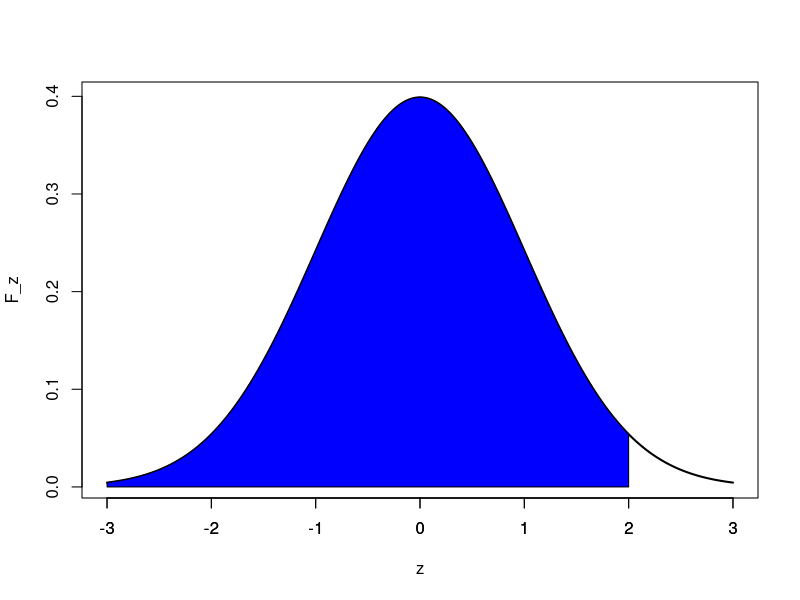
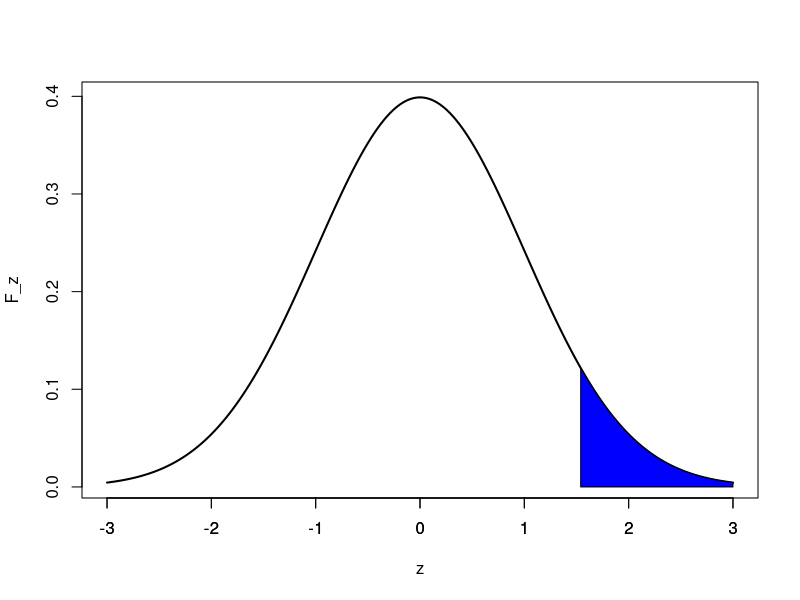
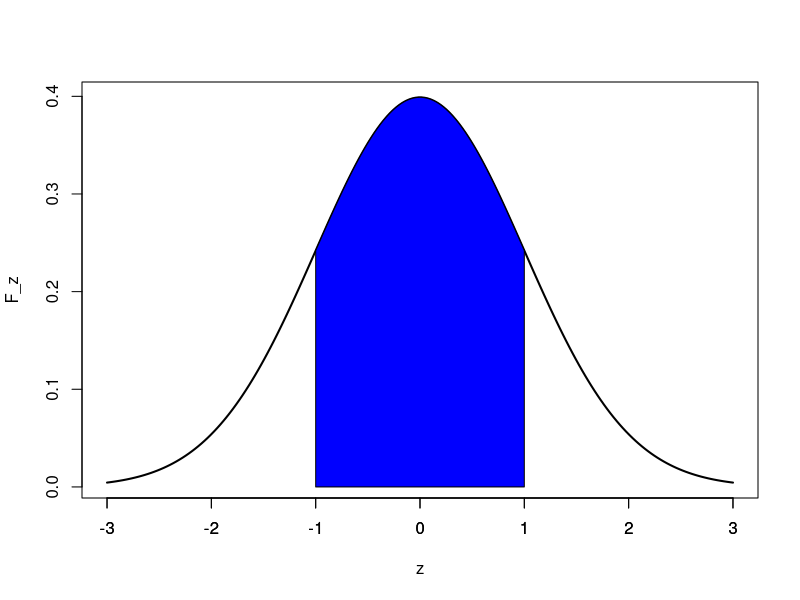
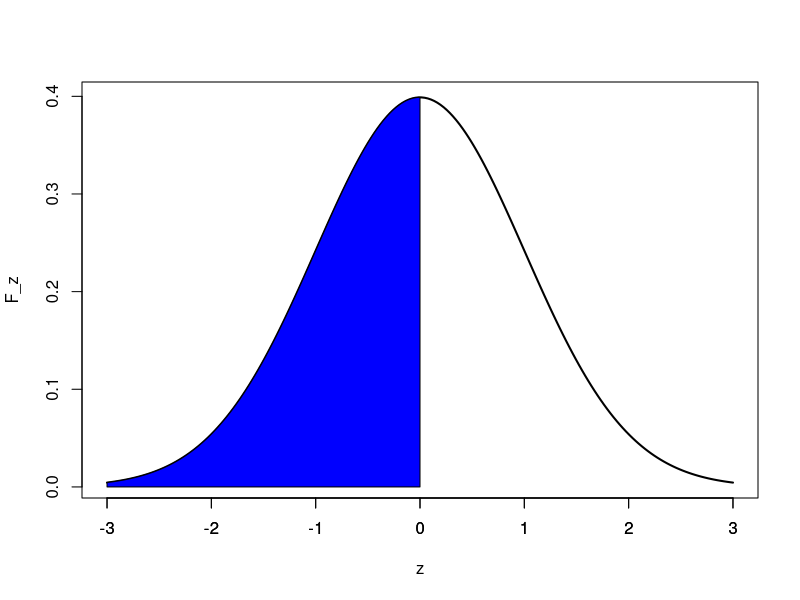
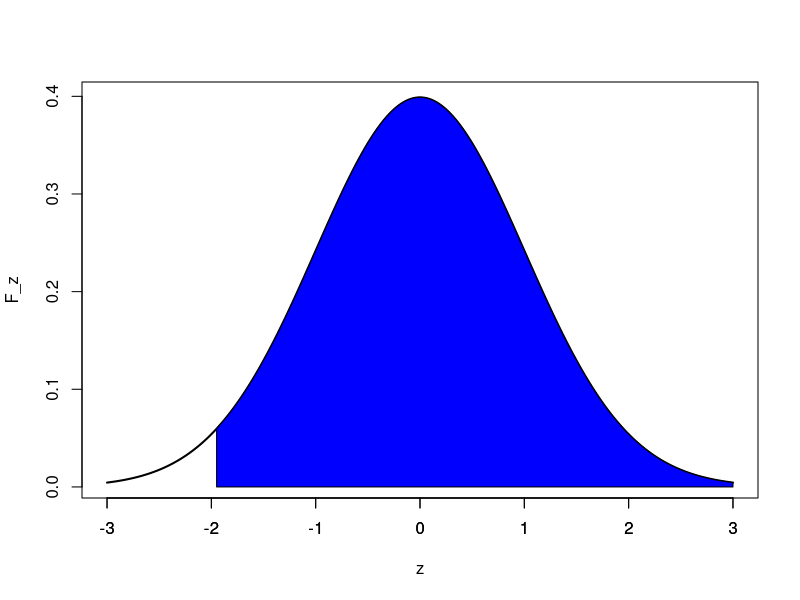
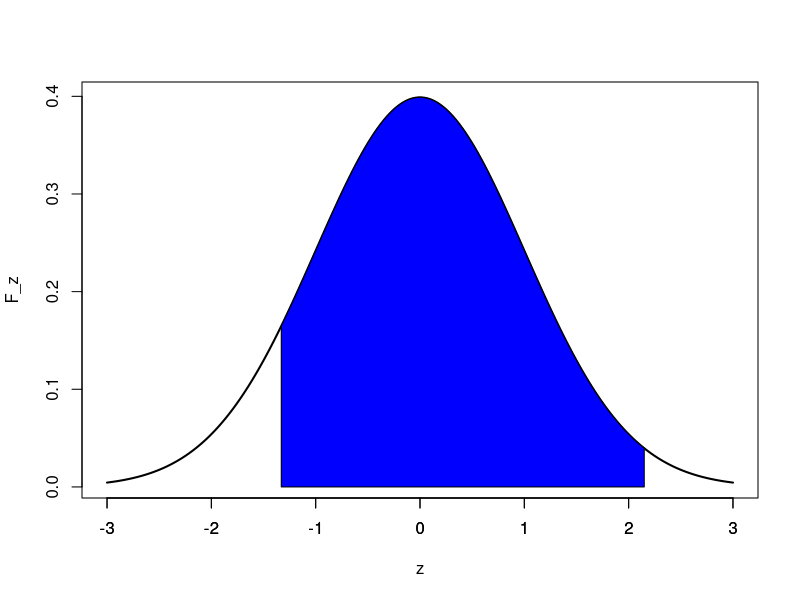
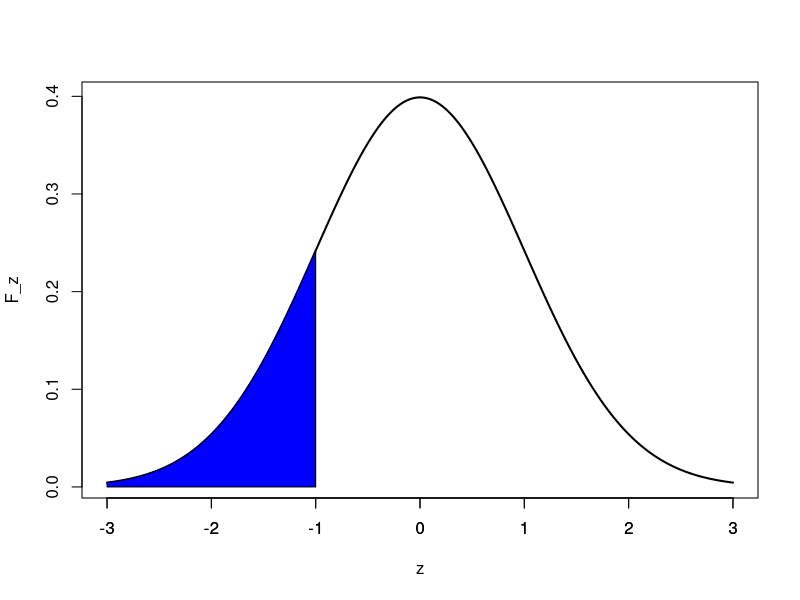

R code for these plots, in order:
## ---- chunk 1
knitr::opts_chunk$set(echo = TRUE)
## ---- chunk 2
plot_area <- function(a,b){
z=seq(-3,3,length=200)
F_z=dnorm(z,mean = 0,sd=1)
plot(z,F_z,type="l", lwd=2, col="black")
z=seq(a,b,length=200)
F_z=dnorm(z,mean = 0,sd=1)
polygon(c(a,z,b),c(0,F_z,0),col="blue")
axis(side = 1, at=-3:3)
}
## ---- chunk 3
pnorm(2,0,1)
plot_area(-3,2)
## ---- chunk 4
1 - pnorm(1.54,0,1)
plot_area(1.54,3)
## ---- chunk 5
pnorm(1,0,1) - pnorm(-1,0,1)
plot_area(-1,1)
## ---- chunk 6
pnorm(0,0,1)
plot_area(-3,0)
## ---- chunk 7
1 - pnorm(-1.95,0,1)
plot_area(-1.95,3)
## ---- chunk 8
pnorm(2.15,0,1) - pnorm(-1.33,0,1)
plot_area(-1.33,2.15)
## ---- chunk 9
pnorm(-1,mean = 0,sd=1)
plot_area(-3,-1)
## ---- chunk 10
1 - pnorm(2.5,mean = 0,sd=1)
## ---- chunk 11
pnorm(1,0,1) - pnorm(-2,0,1)
## ---- chunk 12
# Simular 30 datos con media 75 y desviación 10
Notas <- rnorm(30,75,10)
# Redondeando los resultados
Notas <- round(Notas,digits = 0)
print(Notas)
